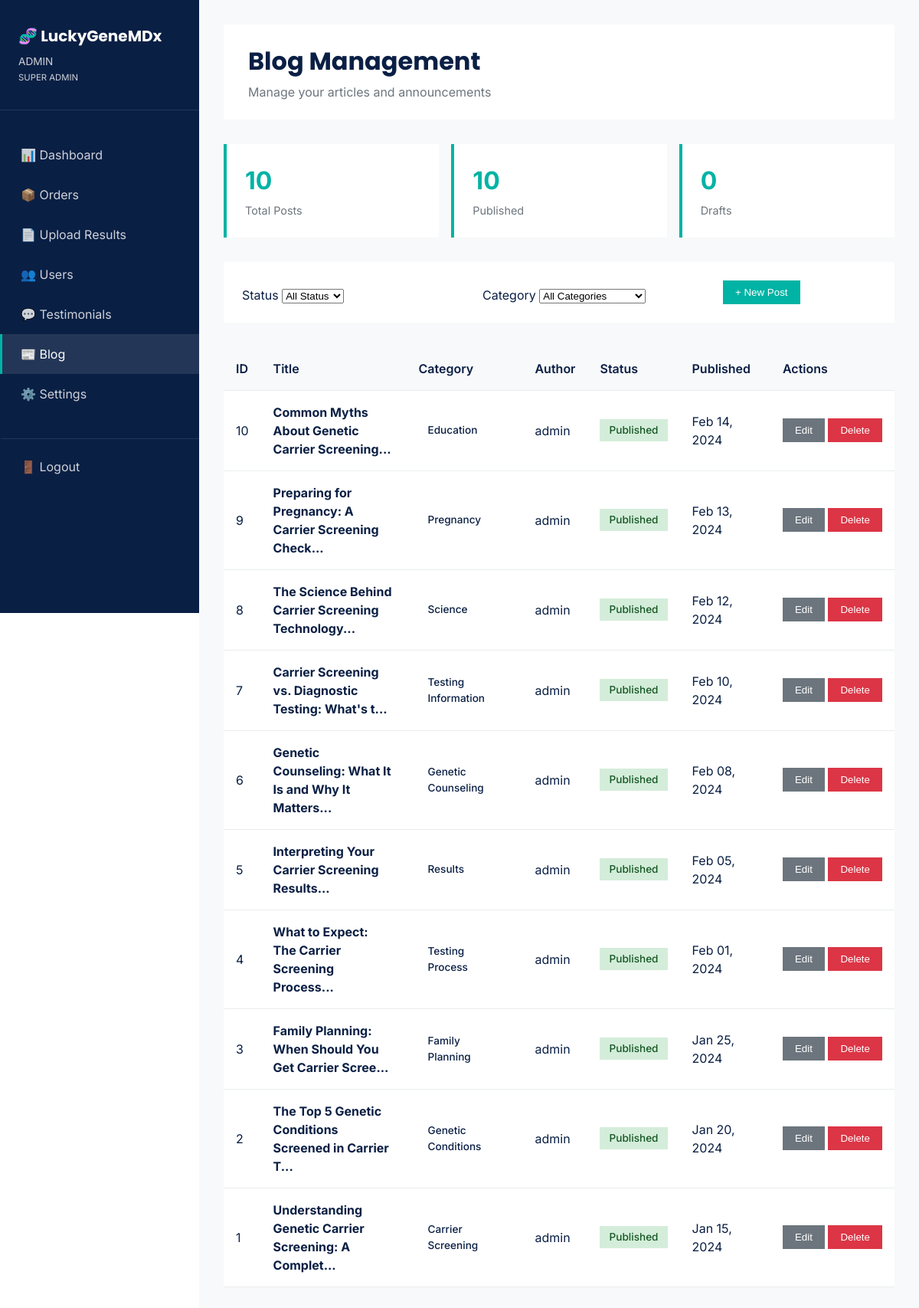
The page /admin/blog.php (signed in) on the database its author committed.
### tables this page shows
CREATE TABLE blog_posts (
    post_id INT AUTO_INCREMENT PRIMARY KEY,
    title VARCHAR(255) NOT NULL,
    slug VARCHAR(255) NOT NULL UNIQUE,
    content LONGTEXT NOT NULL,
    excerpt TEXT,
    category VARCHAR(50),
    author_id INT,
    featured_image VARCHAR(255),
    published_at TIMESTAMP NULL,
    is_published BOOLEAN DEFAULT FALSE,
    views INT DEFAULT 0,
    created_at TIMESTAMP DEFAULT CURRENT_TIMESTAMP,
    updated_at TIMESTAMP DEFAULT CURRENT_TIMESTAMP ON UPDATE CURRENT_TIMESTAMP,
    FOREIGN KEY (author_id) REFERENCES admins(admin_id),
    INDEX idx_slug (slug),
    INDEX idx_published (is_published),
    INDEX idx_published_at (published_at),
    INDEX idx_category (category)
);

### admin/blog.php (the view, shortened to what this page needs)
<?php
$db = Database::getInstance()->getConnection();
$status_filter = $_GET['status'] ?? 'all';
$category_filter = $_GET['category'] ?? 'all';
$where_clauses = [];
$params = [];
$where_sql = !empty($where_clauses) ? 'WHERE ' . implode(' AND ', $where_clauses) : '';
$sql = "SELECT b.*, a.username as author_name
        FROM blog_posts b
        LEFT JOIN admins a ON b.author_id = a.admin_id
        $where_sql
        ORDER BY b.created_at DESC";
$stmt = $db->prepare($sql);
$stmt->execute($params);
$posts = $stmt->fetchAll(PDO::FETCH_ASSOC);
$stats = [
    'total' => $db->query("SELECT COUNT(*) FROM blog_posts")->fetchColumn(),
    'published' => $db->query("SELECT COUNT(*) FROM blog_posts WHERE is_published = 1")->fetchColumn(),
    'drafts' => $db->query("SELECT COUNT(*) FROM blog_posts WHERE is_published = 0")->fetchColumn(),
];
?>
<!DOCTYPE html>
<html lang="en">
<head>
    <link rel="stylesheet" href="../css/main.css">
</head>
<body>
    <div class="admin-wrapper">
        <?php include 'sidenav.php'; ?>
        <main class="admin-main">
            <div class="admin-header">
                <h1 style="margin-bottom: 0.25rem;">Blog Management</h1>
                <p style="color: var(--color-dark-gray); margin: 0;">Manage your articles and announcements</p>
            </div>
            <div class="stats-grid">
                <div class="stat-card">
                    <div class="stat-value"><?php echo number_format($stats['total']); ?></div>
                    <div class="stat-label">Total Posts</div>
                </div>
                <div class="stat-card">
                    <div class="stat-value"><?php echo number_format($stats['published']); ?></div>
                    <div class="stat-label">Published</div>
                </div>
                <div class="stat-card">
                    <div class="stat-value"><?php echo number_format($stats['drafts']); ?></div>
                    <div class="stat-label">Drafts</div>
                </div>
            </div>
            <form method="GET" class="filters-bar">
                <div class="filter-group">
                    <label>Status</label>
                    <select name="status" onchange="this.form.submit()">
                        <option value="all" <?php echo $status_filter === 'all' ? 'selected' : ''; ?>>All Status</option>
                    </select>
                </div>
                <div class="filter-group">
                    <label>Category</label>
                    <select name="category" onchange="this.form.submit()">
                        <option value="all" <?php echo $category_filter === 'all' ? 'selected' : ''; ?>>All Categories</option>
                    </select>
                </div>
                <div class="filter-group" style="flex: 0;">
                    <button type="button" onclick="showAddModal()" class="btn btn-primary">+ New Post</button>
                </div>
            </form>
            <div class="table-container">
                <table class="table">
                    <thead>
                        <tr>
                            <th>ID</th>
                            <th>Title</th>
                            <th>Category</th>
                            <th>Author</th>
                            <th>Status</th>
                            <th>Published</th>
                            <th>Actions</th>
                        </tr>
                    </thead>
                    <tbody>
                        <?php foreach ($posts as $post): ?>
                            <tr>
                                <td><?php echo $post['post_id']; ?></td>
                                <td style="max-width: 250px;"><strong><?php echo htmlspecialchars(substr($post['title'], 0, 50)); ?>...</strong></td>
                                <td><span class="badge badge-secondary"><?php echo htmlspecialchars($post['category'] ?? 'General'); ?></span></td>
                                <td><?php echo htmlspecialchars($post['author_name'] ?? 'Admin'); ?></td>
                                <td>
                                    <span class="badge badge-<?php echo $post['is_published'] ? 'success' : 'warning'; ?>">
                                        <?php echo $post['is_published'] ? 'Published' : 'Draft'; ?>
                                    </span>
                                </td>
                                <td><?php echo $post['published_at'] ? date('M d, Y', strtotime($post['published_at'])) : '-'; ?></td>
                                <td style="white-space: nowrap;">
                                    <button onclick='editPost(<?php echo json_encode($post, JSON_HEX_APOS | JSON_HEX_QUOT); ?>)' class="btn btn-sm btn-secondary">Edit</button>
                                    <form method="POST" style="display: inline;" onsubmit="return confirm('Delete this post?');">
                                        <button type="submit" class="btn btn-sm btn-danger">Delete</button>
                                    </form>
                                </td>
                            </tr>
                        <?php endforeach; ?>
                    </tbody>
                </table>
            </div>
        </main>
    </div>
</body>
</html>

### admin/sidenav.php
<?php
$adminName = $_SESSION['admin_username'];
$adminRole = ucwords(str_replace('_', ' ', $_SESSION['admin_role']));
?>
<aside class="admin-sidebar">
    <div class="admin-sidebar-header">
        <h2> 🧬 LuckyGeneMDx</h2>
        <div class="admin-sidebar-user" style="text-transform: uppercase;">
            <?php echo htmlspecialchars($adminName); ?><br>
            <small><?php echo htmlspecialchars($adminRole); ?></small>
        </div>
    </div>
    <nav class="admin-nav">
        <?php
        $currentPage = basename($_SERVER['PHP_SELF']);
        ?>
        <a href="index.php" class="admin-nav-item <?php echo $currentPage == 'index.php' ? 'active' : ''; ?>">📊 Dashboard</a>
        <a href="orders.php" class="admin-nav-item <?php echo $currentPage == 'orders.php' ? 'active' : ''; ?>">📦 Orders</a>
        <a href="upload-results.php" class="admin-nav-item <?php echo $currentPage == 'upload-results.php' ? 'active' : ''; ?>">📄 Upload Results</a>
        <a href="users.php" class="admin-nav-item <?php echo $currentPage == 'users.php' ? 'active' : ''; ?>">👥 Users</a>
        <a href="testimonials.php" class="admin-nav-item <?php echo $currentPage == 'testimonials.php' ? 'active' : ''; ?>">💬 Testimonials</a>
        <a href="blog.php" class="admin-nav-item <?php echo $currentPage == 'blog.php' ? 'active' : ''; ?>">📰 Blog</a>
        <a href="settings.php" class="admin-nav-item <?php echo $currentPage == 'settings.php' ? 'active' : ''; ?>">⚙️ Settings</a>
        <a href="logout.php" class="admin-nav-item" style="margin-top: 2rem; border-top: 1px solid rgba(255,255,255,0.1); padding-top: 1.5rem;">🚪 Logout</a>
    </nav>
</aside>

### css/main.css (style rules this page uses)
:root { --primary-blue: #0A1F44; --medical-teal: #00B3A4; --teal-glow: rgba(0,179,164,0.35); --teal-ice: #4ef0e6; --navy: #0A1F44; --navy2: #0d2554; --white: #FFFFFF; --off-white: #f4f6fa; --light-bg: #F7FAFC; --gray: #6b7a99; --text-gray: #4A5568; --border-color: #E2E8F0; --warning-amber: #D97706; --soft-purple: #6C63FF; --color-primary-deep-blue: #0A1F44; --color-medical-teal: #00B3A4; --color-white: #FFFFFF; --color-light-gray: #F8F9FA; --color-medium-gray: #E9ECEF; --color-dark-gray: #6C757D; --color-purple-accent: #6C63FF; --gradient-primary: linear-gradient(135deg, var(--primary-blue) 0%, var(--medical-teal) 100%); --brand-gradient: linear-gradient(135deg, #0A1F44 0%, #00B3A4 100%); }
*, *::before, *::after { box-sizing: border-box; margin: 0; padding: 0; }
html { scroll-behavior: smooth; }
body { font-family: 'Inter', sans-serif; background: var(--white); color: var(--navy); overflow-x: hidden; line-height: 1.5; width: 100%; }
h1,h2,h3,h4,h5 { font-family: 'Poppins', sans-serif; }
a { text-decoration: none; color: inherit; }
.btn { display: inline-block; padding: 12px 28px; border-radius: 50px; font-weight: 600; transition: all 0.3s ease; cursor: pointer; border: none; text-decoration: none; }
.btn-primary { background: var(--medical-teal); color: white; }

### admin/blog.php (style rules this page uses)
.admin-wrapper { display: flex; min-height: 100vh; }
.admin-sidebar { width: 260px; background: var(--color-primary-deep-blue); color: white; padding: 2rem 0; position: fixed; height: 100vh; overflow-y: auto; }
.admin-sidebar-header { padding: 0 1.5rem 2rem; border-bottom: 1px solid rgba(255,255,255,0.1); }
.admin-sidebar-header h2 { color: white; font-size: 1.25rem; margin-bottom: 0.5rem; }
.admin-sidebar-user { font-size: 0.85rem; opacity: 0.8; }
.admin-nav { margin-top: 2rem; }
.admin-nav-item { display: block; padding: 0.875rem 1.5rem; color: rgba(255,255,255,0.8); transition: all var(--transition-fast); border-left: 3px solid transparent; text-decoration: none; }
.admin-nav-item:hover, .admin-nav-item.active { background: rgba(255,255,255,0.1); color: white; border-left-color: var(--color-medical-teal); }
.admin-main { flex: 1; margin-left: 260px; padding: 2rem; background: var(--color-light-gray); }
.admin-header { background: white; padding: 1.5rem 2rem; border-radius: var(--radius-md); margin-bottom: 2rem; box-shadow: var(--shadow-sm); }
.stats-grid { display: grid; grid-template-columns: repeat(auto-fit, minmax(200px, 1fr)); gap: 1rem; margin-bottom: 2rem; }
.stat-card { background: white; padding: 1.5rem; border-radius: var(--radius-md); box-shadow: var(--shadow-sm); border-left: 4px solid var(--color-medical-teal); }
.stat-value { font-size: 2rem; font-weight: 700; color: var(--color-medical-teal); margin-bottom: 0.25rem; }
.stat-label { color: var(--color-dark-gray); font-size: 0.9rem; }
.filters-bar { background: white; padding: 1.5rem; border-radius: var(--radius-md); margin-bottom: 2rem; box-shadow: var(--shadow-sm); display: flex; gap: 1rem; flex-wrap: wrap; align-items: end; }
.filter-group { flex: 1; min-width: 200px; }
.table-container { background: white; border-radius: var(--radius-md); box-shadow: var(--shadow-sm); overflow: hidden; }
.table { width: 100%; border-collapse: collapse; }
.table th, .table td { padding: 1rem; text-align: left; border-bottom: 1px solid var(--color-medium-gray); }
.table th { font-weight: 600; color: var(--color-primary-deep-blue); background: var(--color-light-gray); }
.badge { display: inline-block; padding: 0.25rem 0.75rem; border-radius: var(--radius-full); font-size: 0.85rem; font-weight: 500; }
.badge-success { background: #d4edda; color: #155724; }
.btn { padding: 0.5rem 1rem; border: none; border-radius: var(--radius-sm); font-weight: 500; cursor: pointer; text-decoration: none; display: inline-block; }
.btn-primary { background: var(--color-medical-teal); color: white; }
.btn-secondary { background: var(--color-dark-gray); color: white; }
.btn-danger { background: #dc3545; color: white; }

### rows shown on the page
blog_posts: post_id "10", title "Common Myths About Genetic Carrier Screening", category "Education", author.username "admin", is_published "Published", published_at "Feb 14, 2024"
blog_posts: post_id "9", title "Preparing for Pregnancy: A Carrier Screening Check", category "Pregnancy", author.username "admin", is_published "Published", published_at "Feb 13, 2024"
blog_posts: post_id "8", title "The Science Behind Carrier Screening Technology", category "Science", author.username "admin", is_published "Published", published_at "Feb 12, 2024"
blog_posts: post_id "7", title "Carrier Screening vs. Diagnostic Testing: What's t", category "Testing Information", author.username "admin", is_published "Published", published_at "Feb 10, 2024"
blog_posts: post_id "6", title "Genetic Counseling: What It Is and Why It Matters", category "Genetic Counseling", author.username "admin", is_published "Published", published_at "Feb 08, 2024"
blog_posts: post_id "5", title "Interpreting Your Carrier Screening Results", category "Results", author.username "admin", is_published "Published", published_at "Feb 05, 2024"
blog_posts: post_id "4", title "What to Expect: The Carrier Screening Process", category "Testing Process", author.username "admin", is_published "Published", published_at "Feb 01, 2024"
blog_posts: post_id "3", title "Family Planning: When Should You Get Carrier Scree", category "Family Planning", author.username "admin", is_published "Published", published_at "Jan 25, 2024"
blog_posts: post_id "2", title "The Top 5 Genetic Conditions Screened in Carrier T", category "Genetic Conditions", author.username "admin", is_published "Published", published_at "Jan 20, 2024"
blog_posts: post_id "1", title "Understanding Genetic Carrier Screening: A Complet", category "Carrier Screening", author.username "admin", is_published "Published", published_at "Jan 15, 2024"

### other values the page prints
$adminName "ADMIN"
$adminRole "SUPER ADMIN"
$stats['total'] "10"
$stats['published'] "10"
$stats['drafts'] "0"
